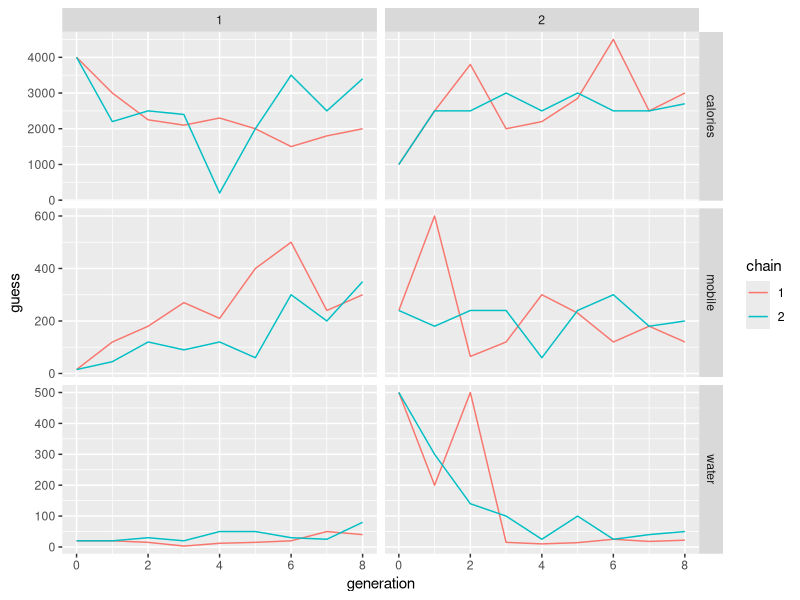

Source code (R):
library(tidyverse)

# load data and change to factors  
d <- read_csv('raw-data.csv') %>% 
  mutate(
    variant = as.factor(variant),
    chain = as.factor(chain)
    )

# check whether there are double submissions
d %>% pull(prolific_pid) %>% table() %>% max()

# check distribution of chain-variant-generation triples
d %>% select(submission_id, chain, variant, generation) %>% 
  unique() %>% 
  group_by(chain, variant, generation) %>% 
  summarize(n = n()) %>% 
  View()

# built "generation 0" data from initial seeds (from trial.csv)
d_initial <-  d %>% 
  filter(generation == 1) %>% 
  mutate(
    generation = 0,
    guess = anchor
  )

# plot development of guesses over generations
# for each item and variant (= seed)
d %>% 
  rbind(d_initial) %>% 
  ggplot(aes(x = generation, y = guess, color = chain)) +
  geom_path() +
  facet_grid(item ~ variant, scales = "free")
# it looks like the effect of the initial seed is washed out 
# quickly after a number of trials

# check if 'anchor' is always previous participant's 'guess'
d %>% select(submission_id, variant, item, chain, generation, anchor, guess) %>% 
  arrange(item,variant,chain,generation) %>% 
  View()
